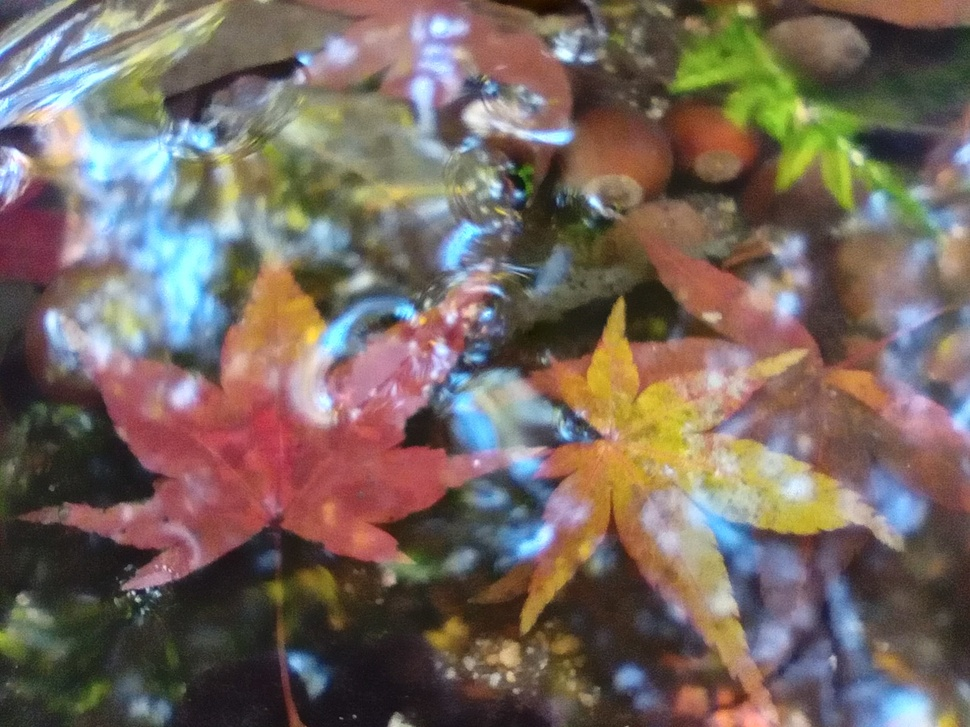
#> input picture projects/kmeans_image_simplifier/python/momiji.jpg, 970 x 727 px, shrunk from 1600 x 1200 before the run
$ python kmeans_image.py
#> lines starting #> are read from the running program, lines starting #| are printed output that depends on the picture
"""
K-means image simplifier.

This script loads an RGB image and reduces its color palette using
K-means clustering. The result is a simplified image with K colors.
"""
from pathlib import Path
import numpy as np
import matplotlib.pyplot as plt
from skimage import io

# ======================
# Constants
# ======================
K = 20
MAX_ITER = 15
THRESHOLD = 25
SEED = 42

# Directory where THIS script file lives
BASE_DIR = Path(__file__).resolve().parent
IMAGE_PATH = BASE_DIR / "momiji.jpg"

# ======================
# I/O + Validation + Display
# ======================
def validate_data(
    img: np.ndarray,
    k: int,
    max_iter: int,
    threshold: float
) -> None:
    """
    Validate image and hyperparameters.

    Raises ValueError if any condition is invalid.
    """

    # Image validation
    if img.ndim != 3 or img.shape[2] != 3:
        raise ValueError(
            "This script supports only RGB images, no transparency."
        )

    h, w = img.shape[:2]
    n_pixels = h * w

    # Hyperparameter validation
    if not isinstance(k, int) or k <= 0:
        raise ValueError("K must be a positive integer.")

    if k > n_pixels:
        raise ValueError(
            f"K ({k}) cannot exceed number of pixels ({n_pixels})."
        )

    if not isinstance(max_iter, int) or max_iter <= 0:
        raise ValueError("MAX_ITER must be a positive integer.")

    if not isinstance(threshold, (int, float)) or threshold < 0:
        raise ValueError("THRESHOLD must be a non-zero, non-negative number.")


def show_image(img: np.ndarray, title: str | None = None) -> None:
    """Display an image."""
    plt.imshow(img)
    if title:
        plt.title(title)
    plt.axis("off")
    plt.show()


# ======================
# K-means helpers
# ======================
def init_centroids(img_f: np.ndarray, k: int):
    """Select k random pixels from the image as initial centroids."""
    y, x = img_f.shape[:2]
    ys = np.random.randint(0, y, size=k)
    xs = np.random.randint(0, x, size=k)
    centroids = img_f[ys, xs]
    return centroids


def compute_distances(img_f: np.ndarray, centroids: np.ndarray, k) -> np.ndarray:
    """Compute squared Euclidean distances from each pixel to each centroid."""
    y, x = img_f.shape[:2]
    distances = np.zeros((y, x, k), dtype=np.float32)
    for i in range(k):
        distances[:, :, i] = ((img_f - centroids[i]) ** 2).sum(axis=2)
    return distances


def assign_labels(distances: np.ndarray) -> np.ndarray:
    """Assign each pixel to the nearest centroid. Returns (H, W) int array."""
    labels = np.argmin(distances, axis=2)
    return labels


def recompute_centroids(img_f, labels, k):
    """Recalculate centroids for k clusters."""
    new_centroids = np.zeros((k, 3), dtype=np.float32)
    for i in range(k):
        mask = labels == i
        if not np.any(mask):  # if cluster is empty then re-seed
            new_centroids[i] = init_centroids(img_f, 1)[0]
        else:
            new_centroids[i] = img_f[mask].mean(axis=0)
    return new_centroids


def check_convergence(new_centroids, centroids, threshold, iteration):
    """Checks whether centroid movement is below a threshold."""
    max_movement = ((new_centroids - centroids) ** 2).sum(axis=1).max()

    if max_movement < threshold:
        print("Reached convergence at iteration:", iteration + 1)
        return True

    print("Finished iteration:", iteration + 1)
    return False


def apply_centroids(img, labels, centroids, k):
    """Replace pixels in img with their corresponding centroid values."""
    centroids = centroids.round().clip(0, 255).astype(img.dtype)

    new_img = img.copy()
    for i in range(k):
        new_img[labels == i] = centroids[i]
    return new_img


def main(k, max_iter, threshold, seed, image_path):
    """Execute the full K-means image simplification pipeline."""
#> called with k = 20, max_iter = 15, threshold = 25, seed = 42
    # Read and validate the image
    img = io.imread(image_path)
#> img is the input picture: shape (727, 970, 3); mean R, G, B 118.6, 104.4, 96.4
    validate_data(img, k, max_iter, threshold)
    img_f = img.astype(np.float32)

    # Plot the input image
    show_image(img, title="Input")

    # Initialize
    np.random.seed(seed)
    centroids = init_centroids(img_f, k)
#> in init_centroids, `centroids = img_f[ys, xs]`: centroids = 20 rows, first 8: [128, 176, 41], [163, 72, 79], [138, 128, 136], [93, 91, 130], [67, 62, 33], [27, 20, 27], [157, 151, 139], [55, 48, 40]

    # Run the main loop
    for iteration in range(0, max_iter):
        distances = compute_distances(img_f, centroids, k)
        labels = assign_labels(distances)
        new_centroids = recompute_centroids(img_f, labels, k)
        converged = check_convergence(new_centroids, centroids, threshold, iteration)
        centroids = new_centroids

        if converged:
            break
#> this loop made 8 passes
#> (max_movement in check_convergence, converged) on passes 1 to 8: (3035.1, False), (392.2, False), (133.1, False), (70.07, False), (47.66, False), (27.38, False), (25.22, False), (22.69, True)
#> pass 1, in assign_labels, `labels = np.argmin(distances, axis=2)`:
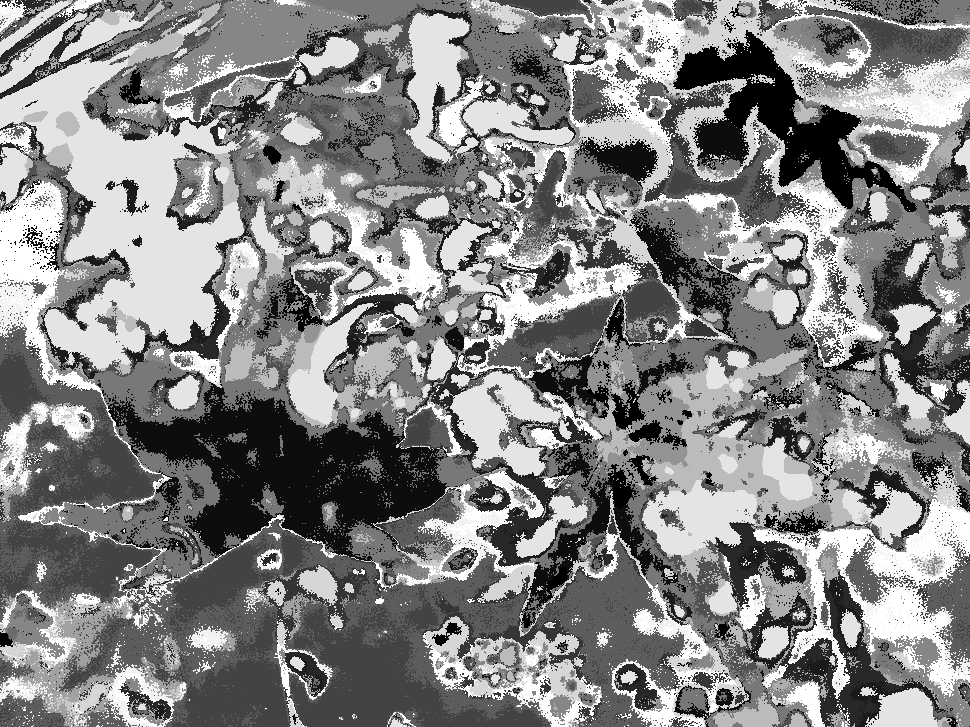
#> labels: shape (727, 970) int64; min 0, max 19, mean 9.94; drawn with min black and max white
#> pass 2, in assign_labels (call 2), `labels = np.argmin(distances, axis=2)`:
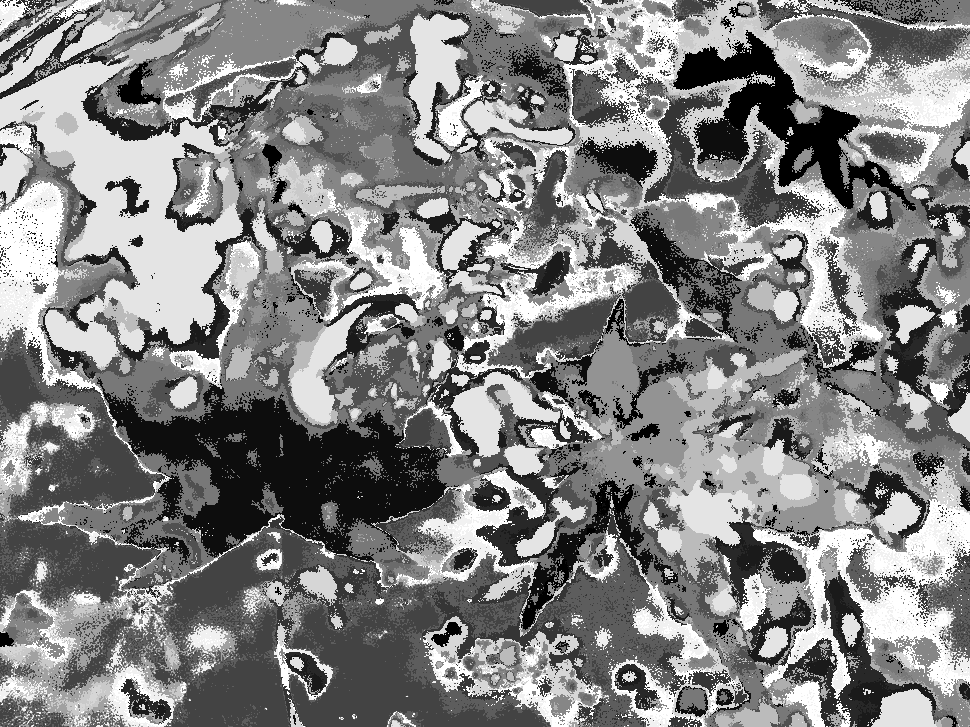
#> labels: shape (727, 970) int64; min 0, max 19, mean 9.81; drawn with min black and max white
#> pass 3, in assign_labels (call 3), `labels = np.argmin(distances, axis=2)`:
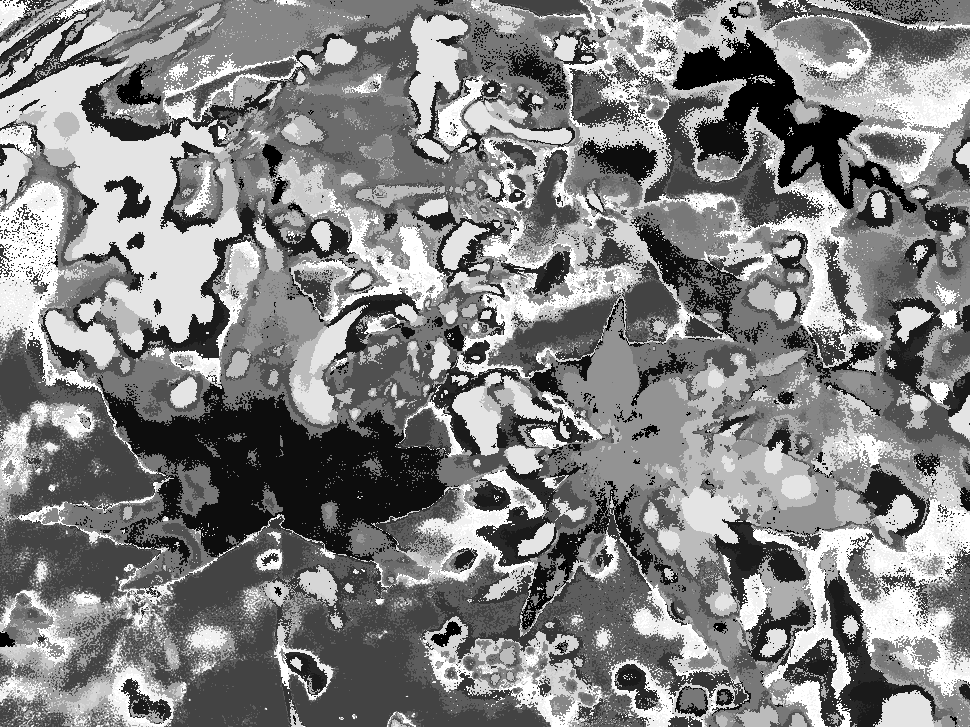
#> labels: shape (727, 970) int64; min 0, max 19, mean 9.69; drawn with min black and max white

    new_img = apply_centroids(img, labels, new_centroids, k)
#> in apply_centroids, `centroids = centroids.round().clip(0, 255).astype(img.dtype)`: centroids = 20 rows, first 8: [128, 156, 51], [164, 83, 76], [129, 156, 192], [89, 97, 120], [87, 57, 45], [33, 29, 28], [178, 152, 146], [49, 41, 34]
#> after the loop in apply_centroids, `for i in range(k):`:
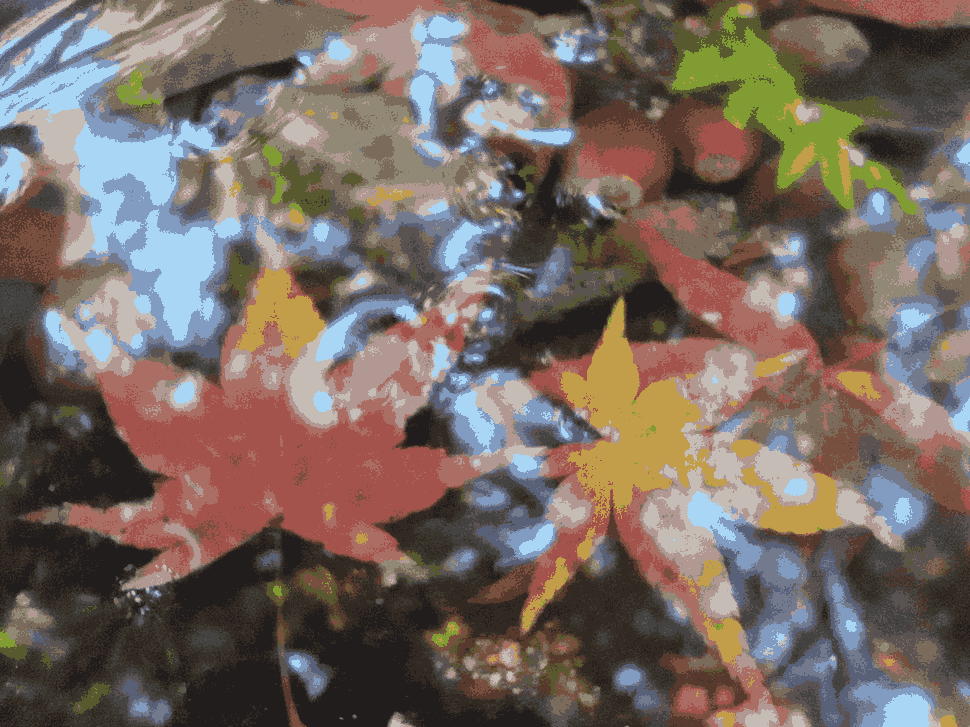
#> new_img: shape (727, 970, 3); mean R, G, B 118.7, 104.5, 96.5

    # Show the output image
    show_image(new_img, title="Output")


main(K, MAX_ITER, THRESHOLD, SEED, IMAGE_PATH)
